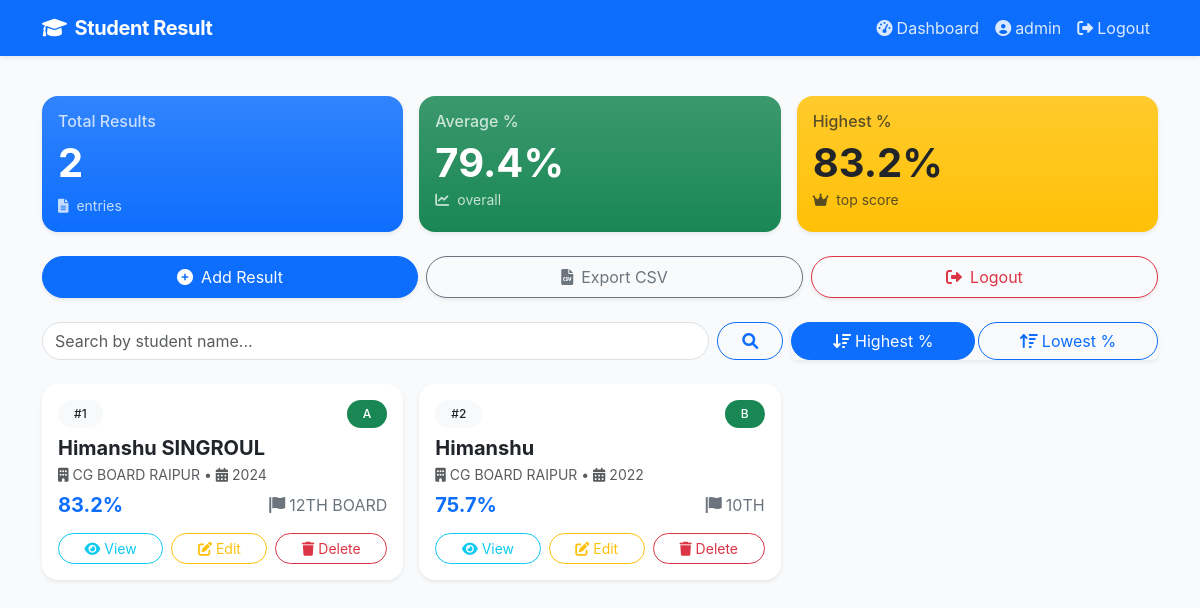
The app's page /dashboard (signed in) with its own data.
### tables this page shows
CREATE TABLE results (
            id INTEGER PRIMARY KEY AUTOINCREMENT,
            user_id INTEGER NOT NULL,
            student_name TEXT NOT NULL,
            board TEXT,
            exam TEXT,
            school TEXT,
            class_name TEXT,
            year INTEGER,
            total_obtained INTEGER,
            total_marks INTEGER,
            percentage REAL,
            grade TEXT,
            image_path TEXT,
            created_at TIMESTAMP DEFAULT CURRENT_TIMESTAMP,
            FOREIGN KEY (user_id) REFERENCES users (id) ON DELETE CASCADE
        );

### app.py (the view)
@app.route('/dashboard')
@login_required
def dashboard():
    user_id = session['user_id']
    search = request.args.get('search', '').strip()
    sort = request.args.get('sort', 'desc')  # default highest percentage first
    db = get_db()
    query = 'SELECT * FROM results WHERE user_id = ?'
    params = [user_id]
    if search:
        query += ' AND student_name LIKE ?'
        params.append(f'%{search}%')
    if sort == 'desc':
        query += ' ORDER BY percentage DESC'
    else:
        query += ' ORDER BY percentage ASC'
    results = db.execute(query, params).fetchall()
    total_results = len(results)
    if total_results > 0:
        avg_percentage = sum(r['percentage'] for r in results) / total_results
        highest_percentage = max(r['percentage'] for r in results)
    else:
        avg_percentage = 0
        highest_percentage = 0
    return render_template('dashboard.html',
                           results=results,
                           total_results=total_results,
                           avg_percentage=round(avg_percentage, 2),
                           highest_percentage=round(highest_percentage, 2),
                           search=search, sort=sort)

### app.py (called while the page is built)
def get_db():
    db = getattr(g, '_database', None)
    if db is None:
        db = g._database = sqlite3.connect(DATABASE)
        db.row_factory = sqlite3.Row
    return db

def login_required(f):
    @wraps(f)
    def decorated_function(*args, **kwargs):
        if 'user_id' not in session:
            flash('Please log in to access this page.', 'warning')
            return redirect(url_for('login'))
        return f(*args, **kwargs)
    return decorated_function

### templates/dashboard.html
{% extends "base.html" %}
{% block content %}
<div class="container py-4">
    <div class="row g-3 mb-4">
        <div class="col-6 col-md-4">
            <div class="card bg-gradient bg-primary text-white border-0 shadow-sm rounded-4 h-100">
                <div class="card-body d-flex flex-column">
                    <h6 class="card-title opacity-75">Total Results</h6>
                    <h2 class="mb-0 display-6 fw-bold">{{ total_results }}</h2>
                    <small class="mt-2 opacity-75"><i class="fas fa-file-alt me-1"></i> entries</small>
                </div>
            </div>
        </div>
        <div class="col-6 col-md-4">
            <div class="card bg-gradient bg-success text-white border-0 shadow-sm rounded-4 h-100">
                <div class="card-body">
                    <h6 class="card-title opacity-75">Average %</h6>
                    <h2 class="mb-0 display-6 fw-bold">{{ "%.1f"|format(avg_percentage) }}%</h2>
                    <small class="mt-2 opacity-75"><i class="fas fa-chart-line me-1"></i> overall</small>
                </div>
            </div>
        </div>
        <div class="col-6 col-md-4">
            <div class="card bg-gradient bg-warning text-dark border-0 shadow-sm rounded-4 h-100">
                <div class="card-body">
                    <h6 class="card-title opacity-75">Highest %</h6>
                    <h2 class="mb-0 display-6 fw-bold">{{ "%.1f"|format(highest_percentage) }}%</h2>
                    <small class="mt-2 opacity-75"><i class="fas fa-crown me-1"></i> top score</small>
                </div>
            </div>
        </div>
    </div>
    <div class="d-flex flex-column flex-md-row gap-2 mb-4">
        <a href="{{ url_for('add_result') }}" class="btn btn-primary flex-fill py-2 rounded-pill shadow-sm">
            <i class="fas fa-plus-circle me-2"></i>Add Result
        </a>
        <a href="{{ url_for('export_csv') }}" class="btn btn-outline-secondary flex-fill py-2 rounded-pill shadow-sm">
            <i class="fas fa-file-csv me-2"></i>Export CSV
        </a>
        <a href="{{ url_for('logout') }}" class="btn btn-outline-danger flex-fill py-2 rounded-pill shadow-sm">
            <i class="fas fa-sign-out-alt me-2"></i>Logout
        </a>
    </div>
    <div class="row g-2 mb-4">
        <div class="col-12 col-md-8">
            <form method="GET" action="{{ url_for('dashboard') }}" class="d-flex">
                <input type="text" name="search" class="form-control rounded-pill me-2" placeholder="Search by student name..." value="{{ search }}">
                <button type="submit" class="btn btn-outline-primary rounded-pill px-4">
                    <i class="fas fa-search"></i>
                </button>
            </form>
        </div>
        <div class="col-12 col-md-4 d-flex justify-content-md-end">
            <div class="btn-group shadow-sm w-100 w-md-auto">
                <a href="{{ url_for('dashboard', search=search, sort='desc') }}" class="btn {{ 'btn-primary' if sort == 'desc' else 'btn-outline-primary' }} rounded-pill me-1">
                    <i class="fas fa-sort-amount-down me-1"></i>Highest %
                </a>
                <a href="{{ url_for('dashboard', search=search, sort='asc') }}" class="btn {{ 'btn-primary' if sort == 'asc' else 'btn-outline-primary' }} rounded-pill">
                    <i class="fas fa-sort-amount-up me-1"></i>Lowest %
                </a>
            </div>
        </div>
    </div>
    {% if results %}
    <div class="row g-3">
        {% for result in results %}
        <div class="col-12 col-md-6 col-lg-4">
            <div class="card h-100 border-0 shadow-sm rounded-4 hover-lift">
                <div class="card-body">
                    <div class="d-flex justify-content-between align-items-start mb-2">
                        <span class="badge bg-light text-dark rounded-pill px-3 py-2">
                            #{{ loop.index }}
                        </span>
                        <span class="badge bg-{{ 'success' if result.grade in ['A+','A','B'] else 'warning' if result.grade in ['C','D'] else 'danger' }} rounded-pill px-3 py-2">
                            {{ result.grade }}
                        </span>
                    </div>
                    <h5 class="card-title fw-bold mb-1">{{ result.student_name }}</h5>
                    <p class="text-muted small mb-2">
                        <i class="fas fa-building me-1"></i>{{ result.board }} •
                        <i class="fas fa-calendar-alt me-1"></i>{{ result.year }}
                    </p>
                    <div class="d-flex justify-content-between align-items-center mb-3">
                        <span class="h5 mb-0 text-primary fw-bold">{{ "%.1f"|format(result.percentage) }}%</span>
                        <span class="text-secondary"><i class="fas fa-flag me-1"></i>{{ result.exam }}</span>
                    </div>
                    <div class="d-flex gap-2 mt-3">
                        <a href="{{ url_for('view_result', id=result.id) }}" class="btn btn-sm btn-outline-info flex-fill rounded-pill">
                            <i class="fas fa-eye"></i> View
                        </a>
                        <a href="{{ url_for('edit_result', id=result.id) }}" class="btn btn-sm btn-outline-warning flex-fill rounded-pill">
                            <i class="fas fa-edit"></i> Edit
                        </a>
                        <form method="POST" action="{{ url_for('delete_result', id=result.id) }}" onsubmit="return confirm('Are you sure you want to delete this result?');" class="flex-fill">
                            <button type="submit" class="btn btn-sm btn-outline-danger w-100 rounded-pill">
                                <i class="fas fa-trash"></i> Delete
                            </button>
                        </form>
                    </div>
                </div>
            </div>
        </div>
        {% endfor %}
    </div>
    {% else %}
    <div class="text-center py-5">
        <i class="fas fa-folder-open fa-4x text-muted mb-3"></i>
        <h4 class="fw-light">No results found</h4>
        <p class="text-muted">Click "Add Result" to create your first entry.</p>
    </div>
    {% endif %}
</div>
{% endblock %}

### static/style.css (style rules this page uses)
body { background: #f8fafc; font-family: 'Inter', -apple-system, BlinkMacSystemFont, 'Segoe UI', Roboto, sans-serif; padding-bottom: 2rem; }
.card { transition: transform 0.2s ease, box-shadow 0.2s ease; border: none; }
.rounded-4 { border-radius: 1rem !important; }
.rounded-pill { border-radius: 50rem !important; }
.badge { font-weight: 500; padding: 0.5em 1em; }
.bg-gradient.bg-primary { background: linear-gradient(145deg, #0d6efd, #0b5ed7); }
.bg-gradient.bg-success { background: linear-gradient(145deg, #198754, #157347); }
.bg-gradient.bg-warning { background: linear-gradient(145deg, #ffc107, #ffca2c); }

### records on screen
results: grade "A", student_name "Himanshu SINGROUL", board "CG BOARD RAIPUR", year "2024", percentage "83.2", exam "12TH BOARD"
results: grade "B", student_name "Himanshu", board "CG BOARD RAIPUR", year "2022", percentage "75.7", exam "10TH"

### other values on screen
{{ session.user_name }} "admin"
{{ total_results }} "2"
{{ "%.1f"|format(avg_percentage) }} "79.4"
{{ "%.1f"|format(highest_percentage) }} "83.2"
